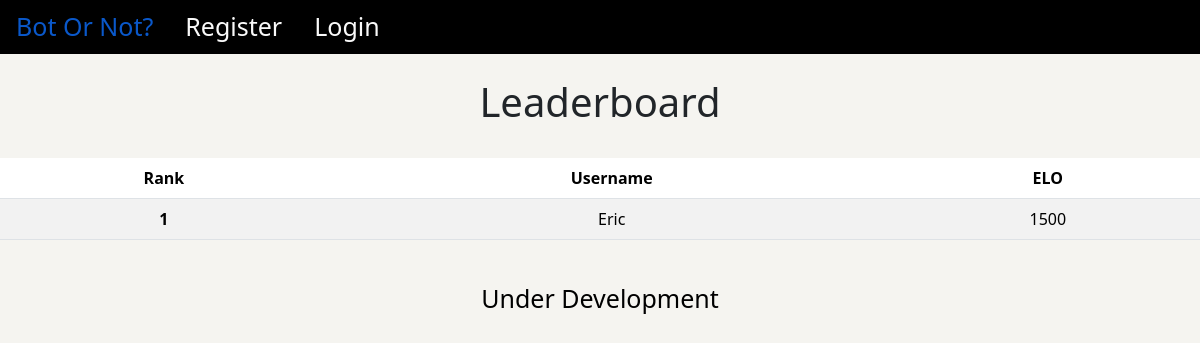
The page /leaderboard on the database as committed earlier.
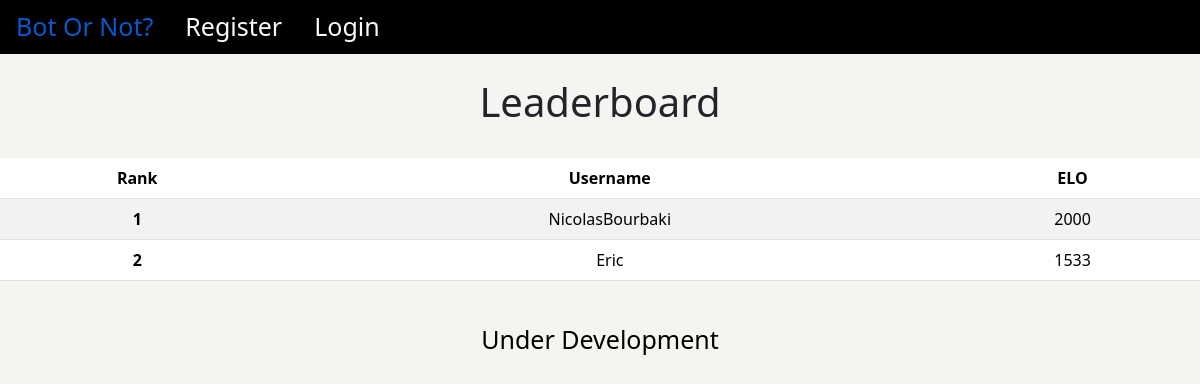
The same page on the database as committed later.
### tables this page shows
CREATE TABLE users (
    id INTEGER PRIMARY KEY AUTOINCREMENT,
    created TIMESTAMP NOT NULL DEFAULT CURRENT_TIMESTAMP,
    username TEXT NOT NULL,
    password TEXT NOT NULL,
    elo INTEGER NOT NULL DEFAULT 0
);

### app.py (the view)
@app.route('/leaderboard', methods=["GET", "POST"])
def leaderboard():
    conn = get_db_connection()
    rankedUsers = conn.execute("SELECT * FROM users ORDER BY elo DESC").fetchall()
    return render_template("leaderboard.html", rankedUsers=rankedUsers)

### helpers.py (called while the page is built)
def get_db_connection():
    conn = sqlite3.connect('site.db')
    conn.row_factory = sqlite3.Row
    return conn

### templates/leaderboard.html (shortened to what this page needs)
{% extends "base.html" %}
{% block main %}
<div class="container-fluid">
    <div class="text-center row">
        <h1 class="game-padding">Leaderboard</h1>
    </div>
    <table class="table table-striped">
        <thead>
          <tr>
            <th scope="col game-text">Rank</th>
            <th scope="col game-text">Username</th>
            <th scope="col game-text">ELO</th>
          </tr>
        </thead>
        <tbody>
            {% for i in range(0,(rankedUsers)| length) %}
            <tr>
                <th scope="row">{{ i+1 }}</th>
                <td>{{ rankedUsers[i]['username'] }}</td>
                <td>{{ rankedUsers[i]['elo'] }}</td>
            </tr>
            {% endfor %}
        </tbody>
    </table>
</div>
{% endblock %}

### templates/base.html (shortened to what this page needs)
<!DOCTYPE html>
<html lang="en">
<head>
    <link href="https://cdn.jsdelivr.net/npm/bootstrap@5.3.3/dist/css/bootstrap.min.css" rel="stylesheet"
>
    <link href="/static/styles.css" rel="stylesheet">
</head>
<body class="container-fluid">
    <div class="container-fluid navigation-bar">
        {% if session["user_id"] %}
        <nav class="nav">
            <a class="nav-link navigation-bar" href="/">Bot Or Not?</a>
            <a class="nav-link navigation-bar" href="/landing">Landing</a>
            <a class="nav-link navigation-bar" href="/game">Play Now!</a>
            <a class="nav-link navigation-bar" href="/insert">Insert</a>
            <a class="nav-link navigation-bar" href="/leaderboard">Leaderboard</a>
            <a class="nav-link navigation-bar navbar-right" href="/logout">Log Out</a>
        </nav>
        {% else %}
        <nav class="nav">
            <a class="nav-link active navigation-bar" href="/">Bot Or Not?</a>
            <div>
                <a class="nav-link navigation-bar navbar-right" href="/login">Login</a>
                <a class="nav-link navigation-bar navbar-right" href="/register">Register</a>
            </div>
        </nav>
        {% endif %}
    </div>
    <main class="container-fluid text-center">
        {% block main %}{% endblock %}
    </main>
    <footer class=" text-center game-text game-padding">
        Under Development
    </footer>
</body>
</html>

### static/styles.css (style rules this page uses)
.container-fluid { width: 100%; max-width: none; padding-left: 0; padding-right: 0; background-color: #f5f4f0; }
.navigation-bar { background-color: #000000; color: #f9f9f9; font-size: 25px; }
.navbar-right { float: right; }
.game-text { color: #000000; font-size: 25px; }
.game-padding { padding-left: 2%; padding-right: 2%; padding-top: 2%; padding-bottom: 2%; }

Rows that differ between the two databases and show on the page:
added users: username "NicolasBourbaki", elo "2000"
Other text that changed with them:
new list line: "1"
new list line: "2"
new list line: "Eric 1533"
list line gone: "1"
list line gone: "Eric 1500"
